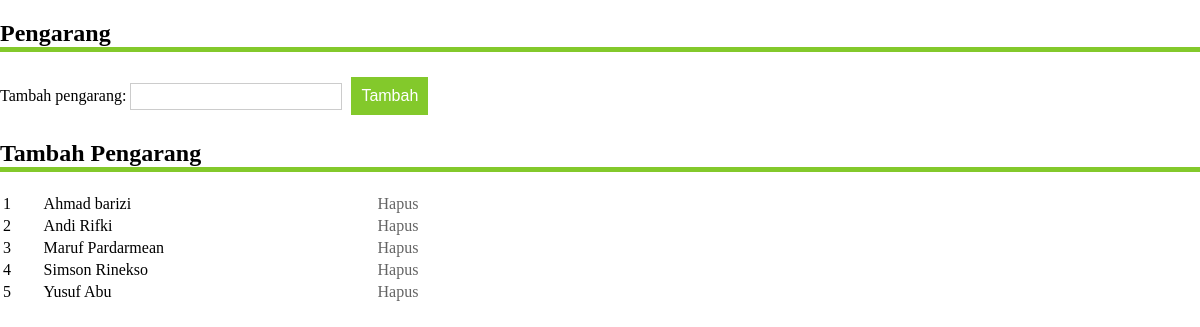
/admin/pengarang.php, run on the app's committed database.
### tables this page shows
CREATE TABLE IF NOT EXISTS `pengarang` (
  `id` int(11) NOT NULL AUTO_INCREMENT,
  `kat` varchar(100) NOT NULL,
  PRIMARY KEY (`id`)
);

### admin/pengarang.php (the view, shortened to what this page needs)
<!DOCTYPE html PUBLIC "-//W3C//DTD XHTML 1.0 Transitional//EN" "http://www.w3.org/TR/xhtml1/DTD/xhtml1-transitional.dtd">
<html xmlns="http://www.w3.org/1999/xhtml">
<head>
<link rel="stylesheet" href="../format.css" type="text/css" />
<body>
<div id="batas">
<h2>Pengarang</h2>
<form id="form1" name="form1" method="post" action="b.php?tag=k_t&t=pengarang">
  <label>
    Tambah pengarang:
    <input name="kat" type="text" class="text" id="kat" />
  </label>
  <label>
    <input name="button" type="submit" class="tombol" id="button" value="Tambah" />
  </label>
</form>
<h2>Tambah Pengarang</h2>
<table width="65%" border="0">
<?php
$r=mysql_query("select *from pengarang order by kat");
$i=1;
while($a=mysql_fetch_array($r)){
?>
  <tr>
    <td width="5%"><?php echo $i;?></td>
    <td width="43%"><?php echo $a['kat'];?></td>
    <td width="52%"><a href="b.php?tag=k_h&id=<?php echo $a['id'];?>&t=pengarang" onclick="return confirm('Semua buku yang berhubungan dengan pengarang <?php echo $a['kat'];?> akan terhapus. Apa anda yakin?')" class="link">Hapus</a></td>
  </tr>
<?php $i++; }?>
</table>
</div>
</body>
</html>

### format.css (style rules this page uses)
body { font-family:Corbel; margin:0px; padding:0px; }
h2 { font-size:24px; border-bottom:#83c92b 5px solid; }
.tombol { background:#83c92b; padding:10px; margin:5px; font-size:16px; border:none; text-decoration:none; color:#FFF; }
.text { border:#CCC 1px solid; width:200px; padding:5px; }
.link { color:#646464; text-decoration:none; }

### data on the page
pengarang: kat "Ahmad barizi"
pengarang: kat "Andi Rifki"
pengarang: kat "Maruf Pardarmean"
pengarang: kat "Simson Rinekso"
pengarang: kat "Yusuf Abu"
